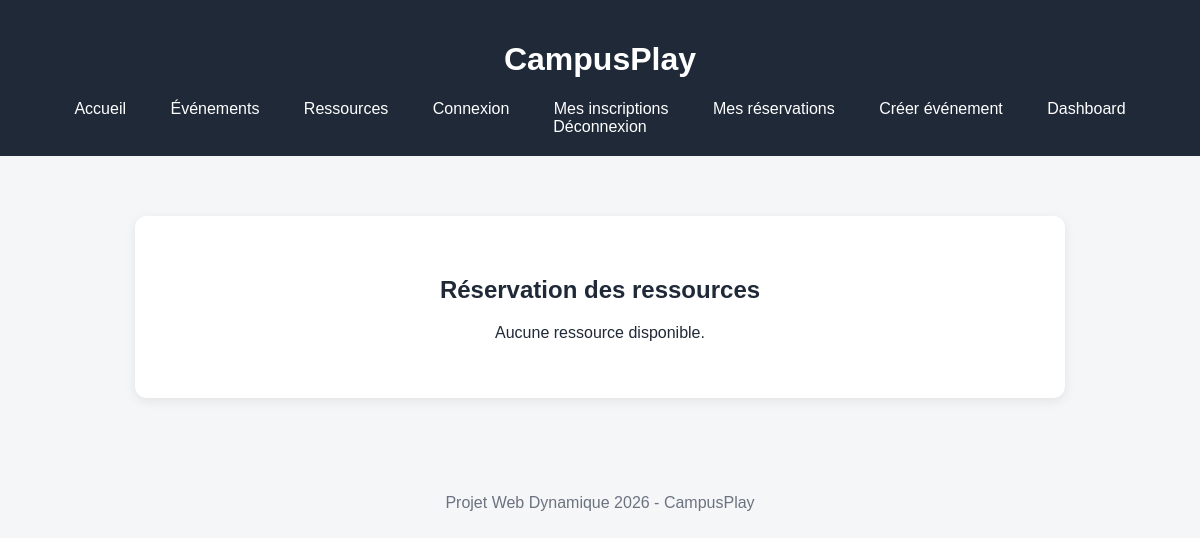
/frontend/resources.php, run on an earlier commit of the app's database.
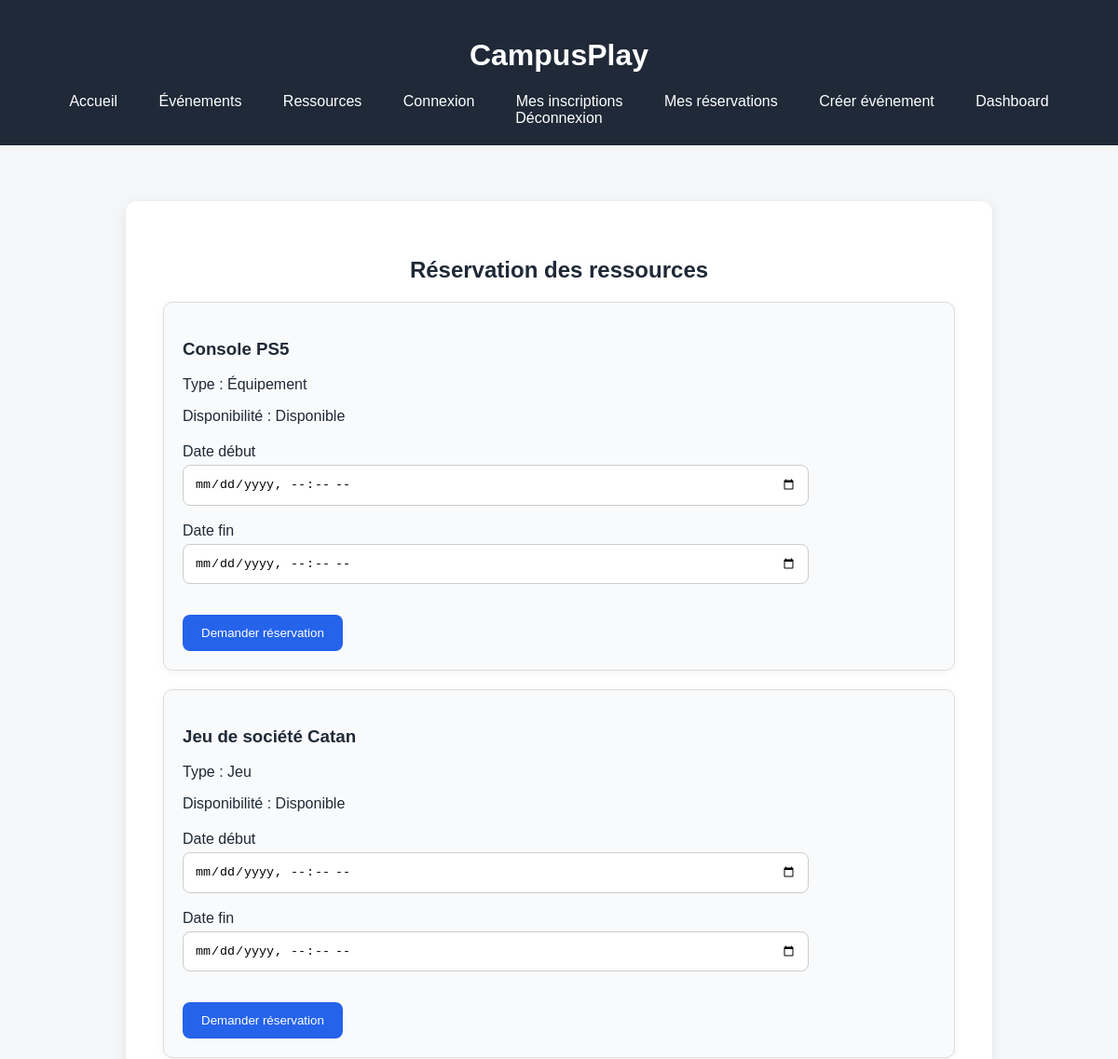
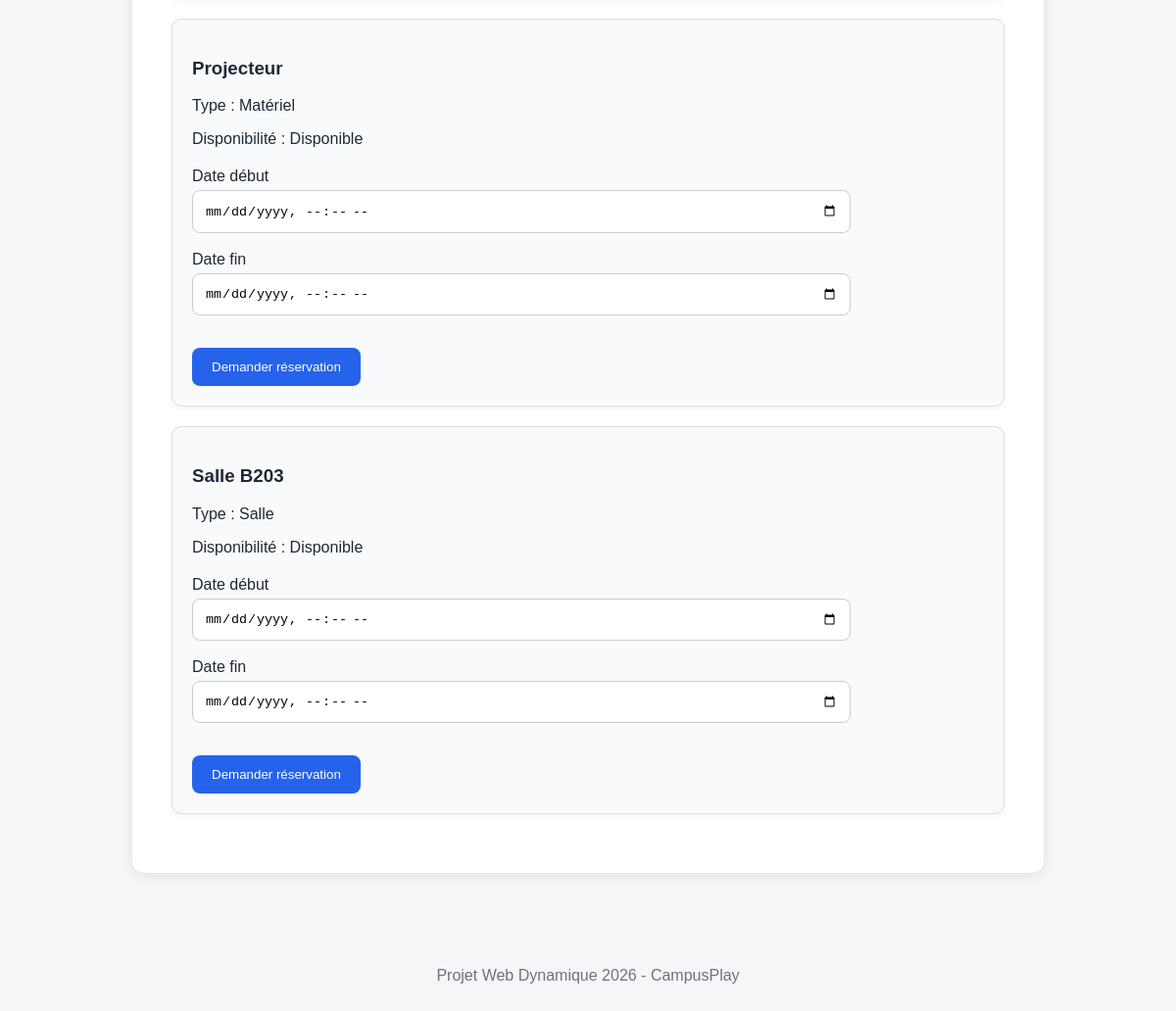
And on a later commit of the database (2 pictures, top to bottom).
### tables this page shows
CREATE TABLE resources (
    id_resource INT AUTO_INCREMENT PRIMARY KEY,
    nom VARCHAR(150) NOT NULL,
    type VARCHAR(100) NOT NULL,
    disponibilite BOOLEAN DEFAULT TRUE
);

### frontend/resources.php (the view, shortened to what this page needs)
<?php
require_once "../backend/config.php";
$sql = "SELECT * FROM resources ORDER BY nom ASC";
$stmt = $pdo->query($sql);
$resources = $stmt->fetchAll(PDO::FETCH_ASSOC);
?>
<!DOCTYPE html>
<html lang="fr">
<head>
    <link rel="stylesheet" href="../assets/style.css">
</head>
<body>
<header>
    <h1>CampusPlay</h1>
    <nav>
           <a href="index.html">Accueil</a>
        <a href="events.php">Événements</a>
        <a href="resources.php">Ressources</a>
        <a href="login.html">Connexion</a>
        <a href="my-events.php">Mes inscriptions</a>
        <a href="my-reservations.php">Mes réservations</a>
        <a href="create-event.php">Créer événement</a>
        <a href="dashboard.php">Dashboard</a>
         <a href="../backend/logout.php">Déconnexion</a>
    </nav>
</header>
<main>
<section class="hero">
<h2>Réservation des ressources</h2>
<?php if (count($resources) === 0): ?>
    <p>Aucune ressource disponible.</p>
<?php endif; ?>
<?php foreach ($resources as $resource): ?>
<div class="card">
    <h3><?= htmlspecialchars($resource["nom"]) ?></h3>
    <p>Type : <?= htmlspecialchars($resource["type"]) ?></p>
    <p>
        Disponibilité :
        <?= $resource["disponibilite"] ? "Disponible" : "Indisponible" ?>
    </p>
    <?php if ($resource["disponibilite"]): ?>
    <form action="../backend/reserve_resource.php" method="POST">
        <label>Date début</label>
        <br>
        <input type="datetime-local"
               name="date_debut"
               required>
        <br><br>
        <label>Date fin</label>
        <br>
        <input type="datetime-local"
               name="date_fin"
               required>
        <br><br>
        <button type="submit" class="btn">
            Demander réservation
        </button>
    </form>
    <?php endif; ?>
</div>
<?php endforeach; ?>
</section>
</main>
<footer>
    <p>Projet Web Dynamique 2026 - CampusPlay</p>
</footer>
</body>
</html>

### assets/style.css (style rules this page uses)
body { margin: 0; font-family: Arial, sans-serif; background-color: #f4f6f8; color: #1f2937; }
header { background-color: #1f2937; color: white; padding: 20px; text-align: center; }
nav { margin-top: 15px; }
nav a { color: white; margin: 0 8px; text-decoration: none; padding: 8px 12px; border-radius: 6px; }
.hero { max-width: 850px; margin: 60px auto; background: white; padding: 40px; text-align: center; border-radius: 12px; box-shadow: 0 3px 12px rgba(0,0,0,0.08); }
.card { background: #f9fafb; margin: 20px 0; padding: 20px; border-radius: 10px; border: 1px solid #ddd; text-align: left; box-shadow: 0 2px 8px rgba(0,0,0,0.05); }
.btn { display: inline-block; margin-top: 15px; padding: 12px 20px; background-color: #2563eb; color: white; text-decoration: none; border: none; border-radius: 8px; cursor: pointer; }
form { margin-top: 20px; }
input { width: 80%; padding: 12px; border-radius: 8px; border: 1px solid #ccc; margin-top: 5px; }
footer { text-align: center; padding: 20px; margin-top: 40px; color: #6b7280; }

What changed in the data, as far as the page shows it:
added resources: nom "Console PS5", type "Équipement", disponibilite "Disponible"
added resources: nom "Jeu de société Catan", type "Jeu", disponibilite "Disponible"
added resources: nom "Projecteur", type "Matériel", disponibilite "Disponible"
added resources: nom "Salle B203", type "Salle", disponibilite "Disponible"
Also different on the page:
text no longer shown: "Aucune ressource disponible."
